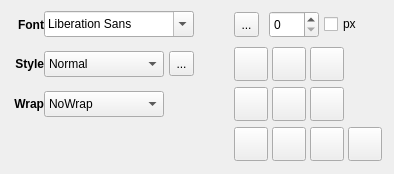
<?xml version="1.0" encoding="UTF-8"?>
<ui version="4.0">
 <class>ContextPaneTextWidget</class>
 <widget class="QWidget" name="ContextPaneTextWidget">
  <property name="geometry">
   <rect>
    <x>0</x>
    <y>0</y>
    <width>394</width>
    <height>174</height>
   </rect>
  </property>
  <property name="windowTitle">
   <string>Text</string>
  </property>
  <layout class="QGridLayout" name="gridLayout">
   <property name="leftMargin">
    <number>4</number>
   </property>
   <property name="topMargin">
    <number>4</number>
   </property>
   <property name="rightMargin">
    <number>4</number>
   </property>
   <property name="bottomMargin">
    <number>4</number>
   </property>
   <property name="horizontalSpacing">
    <number>4</number>
   </property>
   <property name="verticalSpacing">
    <number>2</number>
   </property>
   <item row="2" column="5" colspan="3">
    <widget class="QWidget" name="widget" native="true">
     <layout class="QHBoxLayout" name="horizontalLayout_4">
      <property name="spacing">
       <number>0</number>
      </property>
      <property name="leftMargin">
       <number>0</number>
      </property>
      <property name="topMargin">
       <number>0</number>
      </property>
      <property name="rightMargin">
       <number>0</number>
      </property>
      <property name="bottomMargin">
       <number>0</number>
      </property>
      <item>
       <layout class="QHBoxLayout" name="horizontalLayout_3">
        <property name="spacing">
         <number>4</number>
        </property>
        <item>
         <widget class="QToolButton" name="topAlignmentButton">
          <property name="minimumSize">
           <size>
            <width>34</width>
            <height>34</height>
           </size>
          </property>
          <property name="maximumSize">
           <size>
            <width>34</width>
            <height>34</height>
           </size>
          </property>
          <property name="text">
           <string/>
          </property>
          <property name="iconSize">
           <size>
            <width>24</width>
            <height>24</height>
           </size>
          </property>
          <property name="checkable">
           <bool>true</bool>
          </property>
          <property name="autoExclusive">
           <bool>true</bool>
          </property>
         </widget>
        </item>
        <item>
         <widget class="QToolButton" name="centerVAlignmentButton">
          <property name="minimumSize">
           <size>
            <width>34</width>
            <height>34</height>
           </size>
          </property>
          <property name="maximumSize">
           <size>
            <width>34</width>
            <height>34</height>
           </size>
          </property>
          <property name="text">
           <string/>
          </property>
          <property name="iconSize">
           <size>
            <width>24</width>
            <height>24</height>
           </size>
          </property>
          <property name="checkable">
           <bool>true</bool>
          </property>
          <property name="autoExclusive">
           <bool>true</bool>
          </property>
         </widget>
        </item>
        <item>
         <widget class="QToolButton" name="bottomAlignmentButton">
          <property name="minimumSize">
           <size>
            <width>34</width>
            <height>34</height>
           </size>
          </property>
          <property name="maximumSize">
           <size>
            <width>34</width>
            <height>34</height>
           </size>
          </property>
          <property name="text">
           <string/>
          </property>
          <property name="iconSize">
           <size>
            <width>24</width>
            <height>24</height>
           </size>
          </property>
          <property name="checkable">
           <bool>true</bool>
          </property>
          <property name="autoExclusive">
           <bool>true</bool>
          </property>
         </widget>
        </item>
        <item>
         <spacer name="horizontalSpacer_4">
          <property name="orientation">
           <enum>Qt::Horizontal</enum>
          </property>
          <property name="sizeHint" stdset="0">
           <size>
            <width>40</width>
            <height>20</height>
           </size>
          </property>
         </spacer>
        </item>
       </layout>
      </item>
     </layout>
    </widget>
   </item>
   <item row="1" column="5" colspan="3">
    <widget class="QWidget" name="widget_2" native="true">
     <layout class="QHBoxLayout" name="horizontalLayout_5">
      <property name="spacing">
       <number>0</number>
      </property>
      <property name="leftMargin">
       <number>0</number>
      </property>
      <property name="topMargin">
       <number>0</number>
      </property>
      <property name="rightMargin">
       <number>0</number>
      </property>
      <property name="bottomMargin">
       <number>0</number>
      </property>
      <item>
       <layout class="QHBoxLayout" name="horizontalLayout">
        <property name="spacing">
         <number>4</number>
        </property>
        <item>
         <widget class="QToolButton" name="leftAlignmentButton">
          <property name="minimumSize">
           <size>
            <width>34</width>
            <height>34</height>
           </size>
          </property>
          <property name="maximumSize">
           <size>
            <width>34</width>
            <height>34</height>
           </size>
          </property>
          <property name="text">
           <string/>
          </property>
          <property name="iconSize">
           <size>
            <width>24</width>
            <height>24</height>
           </size>
          </property>
          <property name="checkable">
           <bool>true</bool>
          </property>
          <property name="autoExclusive">
           <bool>true</bool>
          </property>
         </widget>
        </item>
        <item>
         <widget class="QToolButton" name="centerHAlignmentButton">
          <property name="minimumSize">
           <size>
            <width>34</width>
            <height>34</height>
           </size>
          </property>
          <property name="maximumSize">
           <size>
            <width>34</width>
            <height>34</height>
           </size>
          </property>
          <property name="text">
           <string/>
          </property>
          <property name="iconSize">
           <size>
            <width>24</width>
            <height>24</height>
           </size>
          </property>
          <property name="checkable">
           <bool>true</bool>
          </property>
          <property name="autoExclusive">
           <bool>true</bool>
          </property>
         </widget>
        </item>
        <item>
         <widget class="QToolButton" name="rightAlignmentButton">
          <property name="minimumSize">
           <size>
            <width>34</width>
            <height>34</height>
           </size>
          </property>
          <property name="maximumSize">
           <size>
            <width>34</width>
            <height>34</height>
           </size>
          </property>
          <property name="text">
           <string/>
          </property>
          <property name="iconSize">
           <size>
            <width>24</width>
            <height>24</height>
           </size>
          </property>
          <property name="checkable">
           <bool>true</bool>
          </property>
          <property name="autoExclusive">
           <bool>true</bool>
          </property>
         </widget>
        </item>
        <item>
         <spacer name="horizontalSpacer_3">
          <property name="orientation">
           <enum>Qt::Horizontal</enum>
          </property>
          <property name="sizeHint" stdset="0">
           <size>
            <width>40</width>
            <height>20</height>
           </size>
          </property>
         </spacer>
        </item>
       </layout>
      </item>
     </layout>
    </widget>
   </item>
   <item row="0" column="1">
    <layout class="QHBoxLayout" name="horizontalLayout_9">
     <item>
      <widget class="QLabel" name="label_2">
       <property name="minimumSize">
        <size>
         <width>40</width>
         <height>33</height>
        </size>
       </property>
       <property name="maximumSize">
        <size>
         <width>40</width>
         <height>33</height>
        </size>
       </property>
       <property name="font">
        <font>
         <weight>75</weight>
         <bold>true</bold>
        </font>
       </property>
       <property name="text">
        <string>Font</string>
       </property>
       <property name="alignment">
        <set>Qt::AlignRight|Qt::AlignTrailing|Qt::AlignVCenter</set>
       </property>
      </widget>
     </item>
     <item>
      <widget class="QFontComboBox" name="fontComboBox">
       <property name="minimumSize">
        <size>
         <width>0</width>
         <height>26</height>
        </size>
       </property>
       <property name="maximumSize">
        <size>
         <width>150</width>
         <height>26</height>
        </size>
       </property>
      </widget>
     </item>
     <item>
      <spacer name="horizontalSpacer_6">
       <property name="orientation">
        <enum>Qt::Horizontal</enum>
       </property>
       <property name="sizeHint" stdset="0">
        <size>
         <width>40</width>
         <height>20</height>
        </size>
       </property>
      </spacer>
     </item>
    </layout>
   </item>
   <item row="0" column="5">
    <layout class="QHBoxLayout" name="horizontalLayout_7">
     <property name="spacing">
      <number>0</number>
     </property>
     <property name="leftMargin">
      <number>0</number>
     </property>
     <property name="rightMargin">
      <number>0</number>
     </property>
     <item>
      <widget class="QmlEditorWidgets::ColorButton" name="colorButton">
       <property name="sizePolicy">
        <sizepolicy hsizetype="Fixed" vsizetype="Fixed">
         <horstretch>22</horstretch>
         <verstretch>22</verstretch>
        </sizepolicy>
       </property>
       <property name="minimumSize">
        <size>
         <width>25</width>
         <height>25</height>
        </size>
       </property>
       <property name="maximumSize">
        <size>
         <width>25</width>
         <height>25</height>
        </size>
       </property>
       <property name="text">
        <string>...</string>
       </property>
       <property name="checkable">
        <bool>true</bool>
       </property>
      </widget>
     </item>
     <item>
      <spacer name="horizontalSpacer">
       <property name="orientation">
        <enum>Qt::Horizontal</enum>
       </property>
       <property name="sizeType">
        <enum>QSizePolicy::Fixed</enum>
       </property>
       <property name="sizeHint" stdset="0">
        <size>
         <width>10</width>
         <height>20</height>
        </size>
       </property>
      </spacer>
     </item>
     <item>
      <widget class="QSpinBox" name="fontSizeSpinBox">
       <property name="sizePolicy">
        <sizepolicy hsizetype="Expanding" vsizetype="Fixed">
         <horstretch>0</horstretch>
         <verstretch>0</verstretch>
        </sizepolicy>
       </property>
       <property name="minimumSize">
        <size>
         <width>50</width>
         <height>27</height>
        </size>
       </property>
       <property name="maximumSize">
        <size>
         <width>50</width>
         <height>27</height>
        </size>
       </property>
      </widget>
     </item>
     <item>
      <spacer name="horizontalSpacer_2">
       <property name="orientation">
        <enum>Qt::Horizontal</enum>
       </property>
       <property name="sizeType">
        <enum>QSizePolicy::Fixed</enum>
       </property>
       <property name="sizeHint" stdset="0">
        <size>
         <width>5</width>
         <height>20</height>
        </size>
       </property>
      </spacer>
     </item>
     <item>
      <widget class="QCheckBox" name="checkBoxForPx">
       <property name="text">
        <string>px</string>
       </property>
       <property name="autoExclusive">
        <bool>false</bool>
       </property>
      </widget>
     </item>
    </layout>
   </item>
   <item row="3" column="5">
    <layout class="QHBoxLayout" name="horizontalLayout_2">
     <property name="spacing">
      <number>4</number>
     </property>
     <item>
      <widget class="QToolButton" name="boldButton">
       <property name="minimumSize">
        <size>
         <width>34</width>
         <height>34</height>
        </size>
       </property>
       <property name="maximumSize">
        <size>
         <width>34</width>
         <height>34</height>
        </size>
       </property>
       <property name="text">
        <string/>
       </property>
       <property name="iconSize">
        <size>
         <width>24</width>
         <height>24</height>
        </size>
       </property>
       <property name="checkable">
        <bool>true</bool>
       </property>
      </widget>
     </item>
     <item>
      <widget class="QToolButton" name="italicButton">
       <property name="minimumSize">
        <size>
         <width>34</width>
         <height>34</height>
        </size>
       </property>
       <property name="maximumSize">
        <size>
         <width>34</width>
         <height>34</height>
        </size>
       </property>
       <property name="text">
        <string/>
       </property>
       <property name="iconSize">
        <size>
         <width>24</width>
         <height>24</height>
        </size>
       </property>
       <property name="checkable">
        <bool>true</bool>
       </property>
      </widget>
     </item>
     <item>
      <widget class="QToolButton" name="underlineButton">
       <property name="minimumSize">
        <size>
         <width>34</width>
         <height>34</height>
        </size>
       </property>
       <property name="maximumSize">
        <size>
         <width>34</width>
         <height>34</height>
        </size>
       </property>
       <property name="text">
        <string/>
       </property>
       <property name="iconSize">
        <size>
         <width>24</width>
         <height>24</height>
        </size>
       </property>
       <property name="checkable">
        <bool>true</bool>
       </property>
      </widget>
     </item>
     <item>
      <widget class="QToolButton" name="strikeoutButton">
       <property name="minimumSize">
        <size>
         <width>34</width>
         <height>34</height>
        </size>
       </property>
       <property name="maximumSize">
        <size>
         <width>34</width>
         <height>34</height>
        </size>
       </property>
       <property name="text">
        <string/>
       </property>
       <property name="iconSize">
        <size>
         <width>24</width>
         <height>24</height>
        </size>
       </property>
       <property name="checkable">
        <bool>true</bool>
       </property>
      </widget>
     </item>
    </layout>
   </item>
   <item row="1" column="1">
    <layout class="QHBoxLayout" name="horizontalLayout_6">
     <item>
      <widget class="QLabel" name="styleLabel">
       <property name="minimumSize">
        <size>
         <width>40</width>
         <height>33</height>
        </size>
       </property>
       <property name="maximumSize">
        <size>
         <width>40</width>
         <height>33</height>
        </size>
       </property>
       <property name="font">
        <font>
         <weight>75</weight>
         <bold>true</bold>
        </font>
       </property>
       <property name="text">
        <string notr="true">Style</string>
       </property>
       <property name="alignment">
        <set>Qt::AlignRight|Qt::AlignTrailing|Qt::AlignVCenter</set>
       </property>
      </widget>
     </item>
     <item>
      <widget class="QComboBox" name="styleComboBox">
       <property name="minimumSize">
        <size>
         <width>120</width>
         <height>26</height>
        </size>
       </property>
       <property name="maximumSize">
        <size>
         <width>120</width>
         <height>26</height>
        </size>
       </property>
       <item>
        <property name="text">
         <string notr="true">Normal</string>
        </property>
       </item>
       <item>
        <property name="text">
         <string notr="true">Outline</string>
        </property>
       </item>
       <item>
        <property name="text">
         <string notr="true">Raised</string>
        </property>
       </item>
       <item>
        <property name="text">
         <string notr="true">Sunken</string>
        </property>
       </item>
      </widget>
     </item>
     <item>
      <spacer name="horizontalSpacer_8">
       <property name="orientation">
        <enum>Qt::Horizontal</enum>
       </property>
       <property name="sizeType">
        <enum>QSizePolicy::Fixed</enum>
       </property>
       <property name="sizeHint" stdset="0">
        <size>
         <width>5</width>
         <height>20</height>
        </size>
       </property>
      </spacer>
     </item>
     <item>
      <widget class="QmlEditorWidgets::ColorButton" name="textColorButton">
       <property name="sizePolicy">
        <sizepolicy hsizetype="Fixed" vsizetype="Fixed">
         <horstretch>22</horstretch>
         <verstretch>22</verstretch>
        </sizepolicy>
       </property>
       <property name="minimumSize">
        <size>
         <width>25</width>
         <height>25</height>
        </size>
       </property>
       <property name="maximumSize">
        <size>
         <width>25</width>
         <height>25</height>
        </size>
       </property>
       <property name="text">
        <string>...</string>
       </property>
       <property name="checkable">
        <bool>true</bool>
       </property>
      </widget>
     </item>
     <item>
      <spacer name="horizontalSpacer_7">
       <property name="orientation">
        <enum>Qt::Horizontal</enum>
       </property>
       <property name="sizeHint" stdset="0">
        <size>
         <width>5</width>
         <height>20</height>
        </size>
       </property>
      </spacer>
     </item>
    </layout>
   </item>
   <item row="2" column="1">
    <layout class="QHBoxLayout" name="horizontalLayout_8">
     <item>
      <widget class="QLabel" name="label">
       <property name="minimumSize">
        <size>
         <width>40</width>
         <height>33</height>
        </size>
       </property>
       <property name="maximumSize">
        <size>
         <width>40</width>
         <height>33</height>
        </size>
       </property>
       <property name="font">
        <font>
         <weight>75</weight>
         <bold>true</bold>
        </font>
       </property>
       <property name="text">
        <string>Wrap</string>
       </property>
       <property name="alignment">
        <set>Qt::AlignRight|Qt::AlignTrailing|Qt::AlignVCenter</set>
       </property>
      </widget>
     </item>
     <item>
      <widget class="QComboBox" name="comboBoxForWrapMode">
       <property name="minimumSize">
        <size>
         <width>120</width>
         <height>26</height>
        </size>
       </property>
       <property name="maximumSize">
        <size>
         <width>120</width>
         <height>26</height>
        </size>
       </property>
       <item>
        <property name="text">
         <string>NoWrap</string>
        </property>
       </item>
       <item>
        <property name="text">
         <string>WordWrap</string>
        </property>
       </item>
       <item>
        <property name="text">
         <string>WrapAnywhere</string>
        </property>
       </item>
       <item>
        <property name="text">
         <string>Wrap</string>
        </property>
       </item>
      </widget>
     </item>
     <item>
      <spacer name="horizontalSpacer_5">
       <property name="orientation">
        <enum>Qt::Horizontal</enum>
       </property>
       <property name="sizeHint" stdset="0">
        <size>
         <width>40</width>
         <height>20</height>
        </size>
       </property>
      </spacer>
     </item>
    </layout>
   </item>
   <item row="4" column="5">
    <spacer name="verticalSpacer">
     <property name="orientation">
      <enum>Qt::Vertical</enum>
     </property>
     <property name="sizeType">
      <enum>QSizePolicy::Fixed</enum>
     </property>
     <property name="sizeHint" stdset="0">
      <size>
       <width>20</width>
       <height>5</height>
      </size>
     </property>
    </spacer>
   </item>
  </layout>
 </widget>
 <customwidgets>
  <customwidget>
   <class>QmlEditorWidgets::ColorButton</class>
   <extends>QToolButton</extends>
   <header location="global">qmleditorwidgets/colorbutton.h</header>
  </customwidget>
 </customwidgets>
 <resources/>
 <connections/>
</ui>
